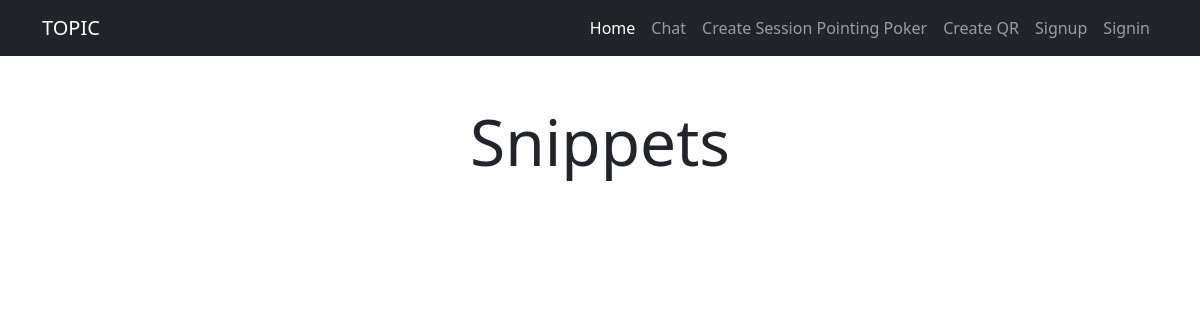
Before: /snippets/ with the older database file.
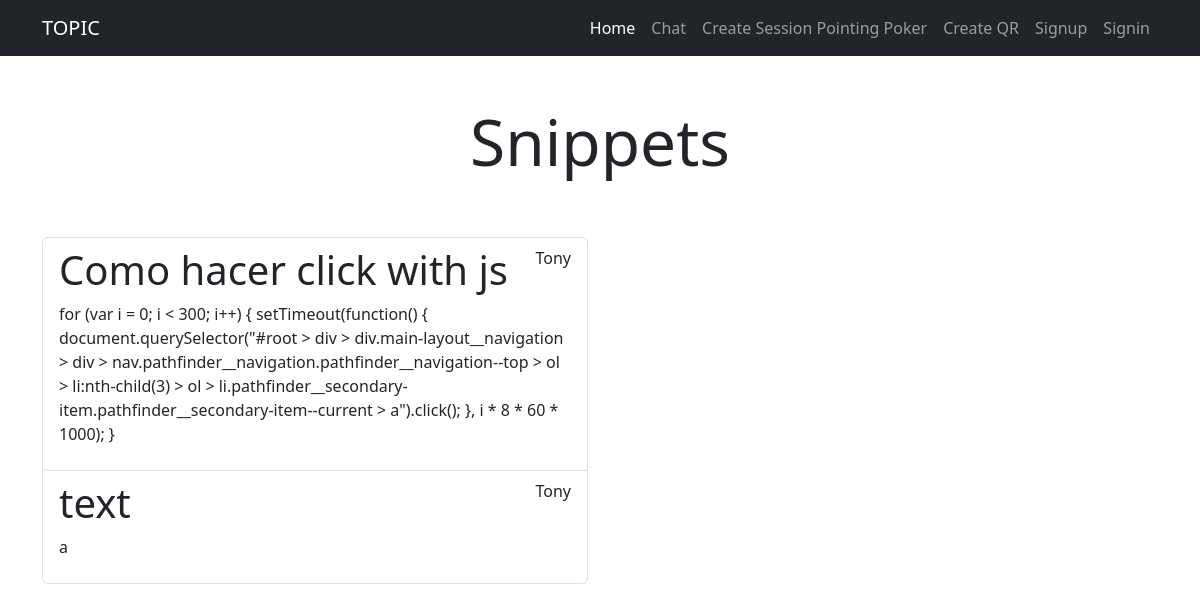
After: the same page with the newer database file.
### tasks/models.py (models this page shows)
class Snippet(models.Model):
    title = models.CharField(max_length=201)
    descripcion = models.TextField(blank=True)
    language = models.CharField(max_length=50, default='Python')
    user = models.ForeignKey(User, on_delete=models.CASCADE)
    def __str__(self):
        return '{} - {}'.format(self.title,self.user)

### tasks/views.py (the view)
# urls.py: path('snippets/', views.snippets, name='snippets'),
def snippets(request):
    snippets = Snippet.objects.all()
    print(snippets)
    return render(request, 'snippets.html', {
        'tasks': snippets
    })

### tasks/templates/snippets.html (shortened to what this page needs)
{%extends 'base.html'%}
{%block content%}
<main class="container">
    <div class="row">
        <div class="col-md-6 offset-md-3">
            <h1 class="text-center display-3 py-5">Snippets</h1>
        </div>
    </div>
    <div class="row">
        <div class="col-md-6 ml-md-3">
            <ul class="list-group">
                {%for task in tasks%}
                <a class="list-group-item">
                    <header class="d-flex justify-content-between">
                        <h1>{{task.title}}</h1>
                        <p>{{task.user.username}}</p>
                    </header>
                    <p>{{task.descripcion}}</p>
                </a>
                {%endfor%}
            </ul>
        </div>
    </div>
</main>
{%endblock%}

Changed rows visible on the page:
added Snippet: title "Como hacer click with js", user.username "Tony", descripcion "for (var i = 0; i < 300; i++) { setTimeout(function() { document.querySelector(\"#root > div > div.main-layout__navigation > div > nav.pathfinder__navigation.pathfinder__navigation--top > ol > li:nth-child(3) > ol > li.pathfinder__secondary-item.pathfinder__secondary-item--current > a\").click(); }, i * 8 * 60 * 1000); }"
added Snippet: title "text", user.username "Tony", descripcion "a"
